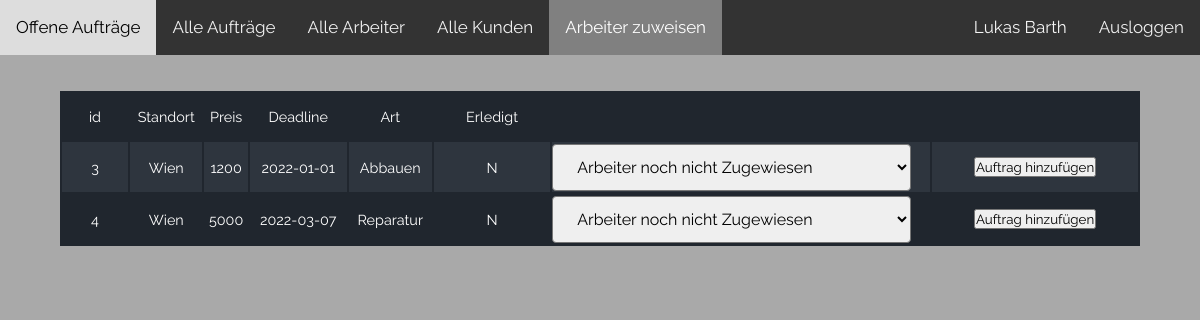
The app's page /pages/admin_pages/arbeiter_zuweisen.php (signed in) with its own data.
### tables this page shows
create table Arbeiter(
ID int NOT NULL AUTO_INCREMENT,
Vorname varchar(40) NOT NULL,
Nachname varchar(40) NOT NULL,
Telefonnummer varchar(30),
Email varchar(40) NOT NULL,
Passwort varchar(40) NOT NULL,
PRIMARY KEY (ID)
);

create table Auftrag(
ID int NOT NULL AUTO_INCREMENT,
Preis int NOT NULL,
Erstelldatum DATE,
Deadline DATE NOT NULL,
Art varchar(40), 
Erledigt VARCHAR(1) NOT NULL DEFAULT 'N',
LogoID int NOT NULL,
KundeID int NOT NULL,
ArbeiterID int NOT NULL,
primary key (id),
FOREIGN KEY (LogoID) REFERENCES Logo(ID),
FOREIGN KEY (KundeID) REFERENCES Kunde(ID),
FOREIGN KEY (ArbeiterID) REFERENCES Arbeiter(ID)
);

create table Logo(
ID int NOT NULL AUTO_INCREMENT,
Standort varchar(40) NOT NULL,
Zustand varchar(40),
Typ varchar(40) NOT NULL,
PRIMARY KEY (ID)
);

### php_functions/session.php (called while the page is built, shortened)
<?php
include "connect.php";
$email_check = $_SESSION["Email"];
$pass_check = $_SESSION["Passwort"];
$mode_check = $_SESSION["Mode"];
if (!($_SESSION["Email"] === "admin@mail.com" && $_SESSION["Passwort"] === "1234")) {
    if ($mode_check === "Arbeiter") {
        $sql = "SELECT * FROM arbeiter WHERE Email='$email_check' AND Passwort='$pass_check'";
    } else {
        $sql = "SELECT * FROM kunde WHERE Email='$email_check' AND Passwort='$pass_check'";
    }
    $result = mysqli_query($conn, $sql);
    if (mysqli_num_rows($result) === 1) {
        $row = mysqli_fetch_assoc($result);
        if (
            $row["Email"] === $email_check &&
            $row["Passwort"] === $pass_check
        ) {
            $login_session = $row["Vorname"] . " " . $row["Nachname"];
        } else {
            header("location: ../pages/index.php");
            die();
        }
    } else {
        header("location: ../pages/index.php");
        die();
    }
}
else
{
    $login_session = "Admin";
}
?>

### php_functions/display_data.php (the view, shortened to what this page needs)
<?php
function display_data_edit($data, $options) {
    $output = "<table class='data_table'>";
    foreach($data as $row => $var) {
        $output .= '<tr>';
        if($row===0) {
            foreach($var as $col => $val) {
                $output .= "<td>" . $col . '</td>';
            }
            $output .= '</tr>';
        }
        foreach($var as $val) {
            $output .= '<td>' . $val . '</td>';
        }
        $output .= '<td>' . '<form action="edit_arbeiter.php" method="post"><select class="drop-down" name="arbeiter" id="arbeiter">';
        foreach($options as $var2) {
            foreach($var2 as $val) {
                $output .= ' <option value="';
                $output .= $val . '">'. $val . "</option>";
            }
        }
        $output .= '<td>' . '<input type="hidden" value='. $var["id"] .' name="auftrag_id" /><input type="submit" value="Auftrag hinzufügen"> </form>'  . '</td>';
        $output .= '</tr>';
    }
    $output .= '</table>';
    echo $output;
}

### pages/admin_pages/arbeiter_zuweisen.php (shortened to what this page needs)
<?php
include "../../php_functions/session.php";
include "../../php_functions/connect.php";
include "../../php_functions/display_data.php";
?>
<html lang="en">
<head>
    <link rel="stylesheet" href="../../css_files/overview.css">
</head>
<body>
<div class="topnav">
    <a  href="admin.php">Offene Aufträge</a>
    <a  href="alle_auftraege.php">Alle Aufträge</a>
    <a  href="alle_arbeiter.php">Alle Arbeiter</a>
    <a  href="alle_kunden.php">Alle Kunden</a>
    <a class="active" href="arbeiter_zuweisen.php">Arbeiter zuweisen</a>
    <a class="logout" href = "../../php_functions/logout.php">Ausloggen</a>
    <a class="name" ><?php echo $login_session?></a>
</div>
<div>
    <?php
    $query = "select auftrag.id, Standort, Preis, Deadline, Art, Erledigt from auftrag join Logo on LogoID=logo.ID where ArbeiterID=1;
";
    $result = mysqli_query($conn, $query);
    $query = "select arbeiter.vorname as 'Arbeitervorname',arbeiter.Nachname as 'Arbeiternachname', ID from arbeiter;";
    $options = mysqli_query($conn, $query);
    display_data_edit($result, $options)
    ?>
</div>
</body>
</html>

### css_files/overview.css (style rules this page uses)
* { box-sizing: border-box; margin: 0; padding: 0; font-family: Raleway, sans-serif; }
html { font-size: 62.5%; }
body { font-family: 'Roboto', 'Helvetica Neue', Helvetica, Arial, sans-serif; font-size: 1.6rem; line-height: 1.6; -webkit-font-smoothing: antialiased; -moz-osx-font-smoothing: grayscale; background-color: darkgrey; }
table { margin-left: auto; margin-right: auto; width: 90%; min-width: 300px; margin-bottom: 2.4rem; background-color: #20262e; color: #fff; overflow: hidden; }
table td:before { color: #28b1de; }
table td { display: block; font-size: 90%; }
table td:first-child { padding-top: 1rem; }
table td:last-child { padding-bottom: 1rem; }
table td:before { content: attr(data-th) ':\00a0'; font-weight: bold; min-width: 8rem; display: inline-block; }
@media (min-width: 600px) { table td:before { display: none; } }
@media (min-width: 600px) { table td { display: table-cell; text-align: center; } }
@media (min-width: 600px) { table td:first-child, table td:last-child { padding: 1.5rem 2rem; } }
.topnav { background-color: #333; overflow: hidden; }
.topnav a { float: left; color: #f2f2f2; text-align: center; padding: 14px 16px; text-decoration: none; font-size: 17px; }
.topnav a.active { background-color: grey; color: white; }
a.logout { float: right; color: #f2f2f2; text-align: center; padding: 14px 16px; text-decoration: none; font-size: 17px; }
a.name { color: whitesmoke; float: right; text-align: center; padding: 14px 16px; text-decoration: none; font-size: 17px; }
.data_table { margin-top: 3%; }
select { width: 95%; padding: 12px 20px; margin: auto 0; display: block; border-radius: 4px; text-align: left; font-size: 16px; }

### records on screen
arbeiter: login_session "Lukas Barth"
auftrag: col "id", col "Standort", col "Preis", col "Deadline", col "Art", col "Erledigt", ID "3", LogoID.Standort "Wien", Preis "1200", Deadline "2022-01-01", Art "Abbauen", Erledigt "N"
auftrag: ID "4", LogoID.Standort "Wien", Preis "5000", Deadline "2022-03-07", Art "Reparatur", Erledigt "N"

### other values on screen
form field arbeiter "Arbeiter noch nicht Zugewiesen"
